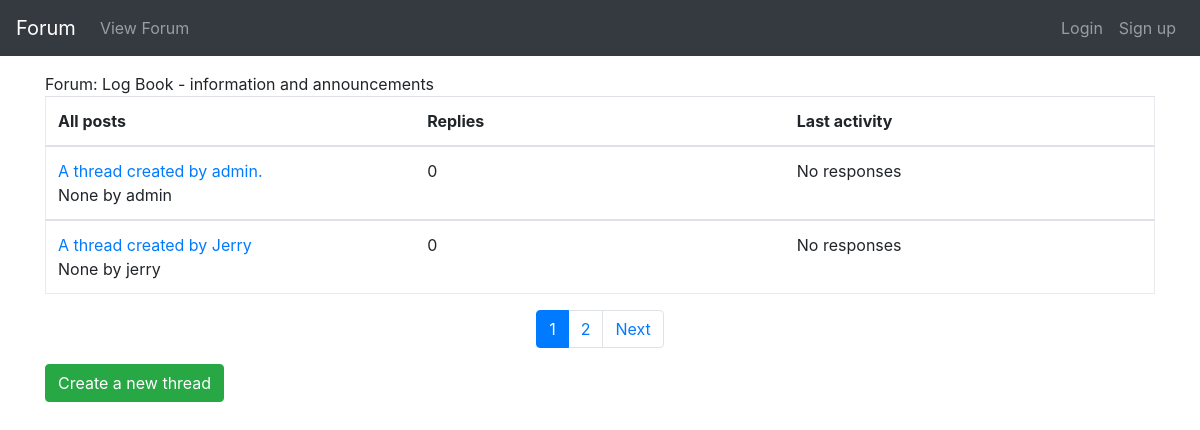
Page /forumapp/forum/1 on the committed database.
### forumapp/models.py (models this page shows, shortened)
class Forum(models.Model):
    name = models.CharField(max_length=30, unique=True)
    description = models.TextField(max_length=200)
    section = models.ForeignKey(
        ForumSection,
        null=True,
        on_delete=models.CASCADE
    )

class ForumSection(models.Model):
    name = models.CharField(max_length=30)

class Thread(models.Model):
    name = models.CharField(max_length=100)
    forum = models.ForeignKey(Forum, null=True, on_delete=models.CASCADE)
    class Meta:
        permissions = [
            ('can_remove_any_thread', 'Can remove ANY thread.'),
        ]

class ThreadResponse(models.Model):
    thread = models.ForeignKey(Thread, null=True, on_delete=models.CASCADE)
    created_datetime = models.DateTimeField(null=True)
    responder = models.ForeignKey(User, null=True, on_delete=models.CASCADE)
    message = models.TextField(max_length=1000)
    edited = models.BooleanField(default=False)
    order_in_thread = models.PositiveIntegerField(default=1)
    class Meta:
        permissions = [
            ('can_remove_any_response', 'Can remove ANY response.')
        ]

### forumapp/views.py (the view)
def forum(request, pk):
    thread_list = Thread.objects.filter(forum=pk)
    thread_paginator = Paginator(
        thread_list,
        2
    )
    page = request.GET.get('page')
    thread_list = thread_paginator.get_page(page)
    return render(
        request,
        'forumapp/thread_list.html',
        context={
            'thread_list': thread_list,
            'forum': Forum.objects.get(id=pk)
        }
    )

### forumapp/templatetags/forumapp_extras.py (called while the page is built)
@register.filter(name='times')
def times(count):
    return ''.join([str(num) for num in range(1, count + 1)])

### forumapp/templates/forumapp/thread_list.html (shortened to what this page needs)
{% extends "forumapp/base.html" %}
{% load forumapp_extras %}
{% block content %}
<div>Forum: {{ forum.name }} - {{forum.section.name }}</div>
{% if thread_list %}
<table class="table forum-table">
    <thead>
    <tr>
        <th>All posts</th>
        <th>Replies</th>
        <th>Last activity</th>
    </tr>
    </thead>
    {% for thread in thread_list %}
    <tbody>
    <tr class="clickable-row">
        <td>
            <div>
                <a href="{% url 'thread-view' thread.forum.id thread.id %}">
                    {{ thread.name }}
                </a>
            </div>
            {{ thread.threadresponse_set.first.created_datetime }} by {{ thread.threadresponse_set.first.responder }}
        </td>
        <td>{{ thread.threadresponse_set.all|length|add:"-1" }}</td>
        {% if thread.threadresponse_set.all|length > 1 %}
        <td>"{{ thread.threadresponse_set.last.message|truncatechars:15 }}" by {{ thread.threadresponse_set.last.responder }}</td>
        {% else %}
        <td>No responses</td>
        {% endif %}
    </tr>
    </tbody>
    {% endfor %}
</table>
{% else %}
<div>No threads.</div>
{% endif %}
<nav aria-label="...">
    <ul class="pagination justify-content-center">
        {% for i in thread_list.paginator.num_pages|times %}
        {% if thread_list.number|stringformat:"i" == i %}
        <li class="page-item active">
            <span class="page-link">{{ i }}</span>
        </li>
        {% else %}
        <li class="page-item"><a class="page-link" href="?page={{ i }}">{{ i }}</a></li>
        {% endif %}
        {% endfor %}
        {% if thread_list.has_next %}
        <li class="page-item"><a class="page-link" href="?page={{ thread_list.next_page_number }}">Next</a></li>
        {% endif %}
    </ul>
</nav>
<a
    href="{% url 'new-thread' forum.id %}"
    class="btn btn-success"
    role="button"
>Create a new thread</a>
{% endblock %}

### forumapp/static/forumapp/css/style.css (style rules this page uses)
.forum-table { table-layout: fixed; border-collapse: collapse; border: 1px solid #e9ecef; }
nav { margin-bottom: 1rem; }
body { padding-bottom: 2rem; }

### rows in the picture
Forum: name "Log Book", section.name "information and announcements"
Thread: name "A thread created by admin.", threadresponse_set.first.created_datetime "None", threadresponse_set.first.responder "admin", threadresponse_set.all|length "0", shows "No responses"
Thread: name "A thread created by Jerry", threadresponse_set.first.created_datetime "None", threadresponse_set.first.responder "jerry", threadresponse_set.all|length "0", shows "No responses"

### other values in the picture
{{ i }} "1"
{{ i }} "2"
